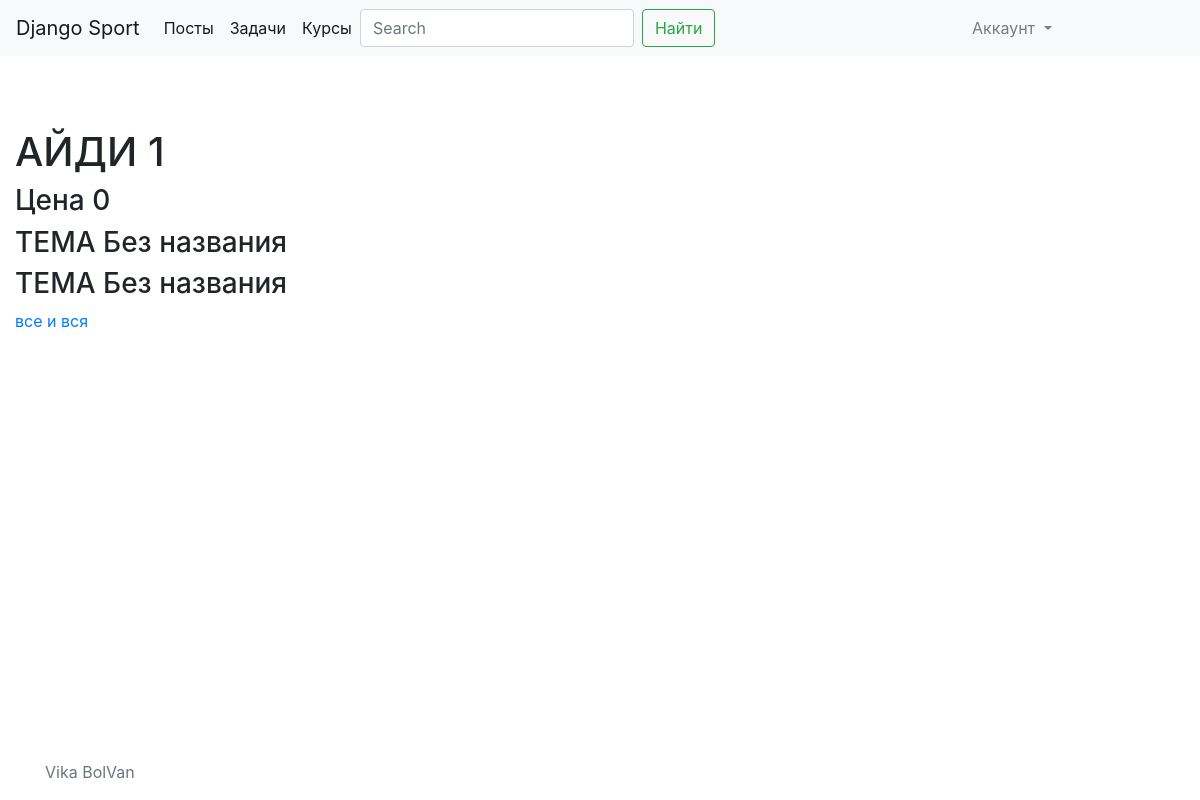
Page /courses/ on the committed database.
### course/models.py (models this page shows)
class Course(models.Model):
    lessons = models.ManyToManyField(Lesson,null=True)
    name = models.TextField()
    price = models.IntegerField(default=0)

### lesson/models.py (models this page shows)
class Lesson(models.Model):
    posts = models.ManyToManyField(Post, null=True)
    video = models.URLField()
    task = models.ManyToManyField(Task1, null=True)
    thema = models.ManyToManyField(Thema,null=True)
    name = models.TextField(default="Без названия")
    user = models.ManyToManyField(User, null=True)

### course/views.py (the view)
# urls.py: path('courses/', views.CourseListView.as_view(), name='course_list'),
class CourseListView(ListView):
    model = Course

### templates/course/course_list.html (shortened to what this page needs)
{% extends "base.html" %}
{% block content %}
        {% for course in object_list %}
            <br>
            <h1>АЙДИ {{ course.id }}</h1>
            <h3>Цена {{ course.price }}</h3>
            {% for les in course.lessons.all %}
                <h3>ТЕМА {{ les.name }}</h3>
            {% endfor %}
            <a href="{% url 'course_detail' course.id %}">{{ course.name }}</a>
        {% endfor %}
{% endblock %}

### rows in the picture
Course: id "1", price "0", name "все и вся"
Lesson: name "Без названия"
Lesson: name "Без названия"
